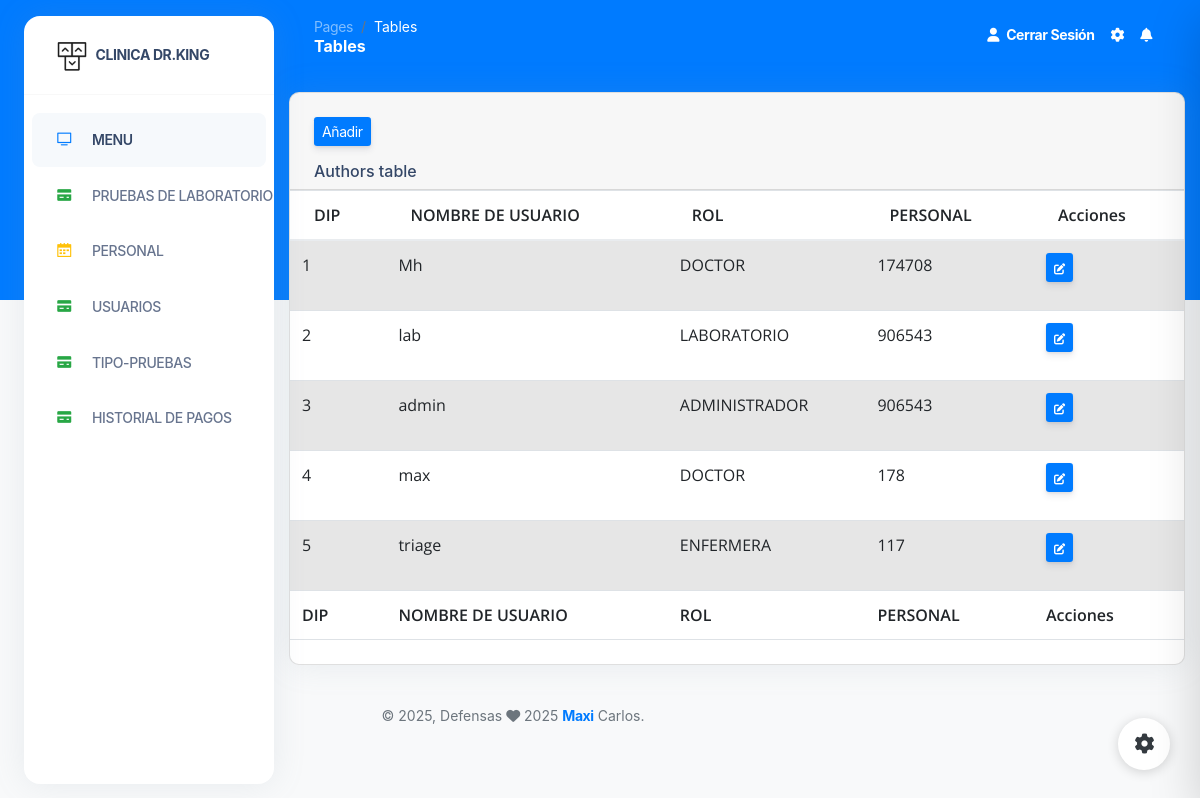
The app's page /ADMINISTRADOR/usuarios.php (signed in) with its own data.
### tables this page shows
CREATE TABLE `usuarios` (
  `id_usuario` int(11) NOT NULL,
  `nombre_usuario` varchar(15) NOT NULL,
  `password_usuario` varchar(60) NOT NULL,
  `id_rol` int(11) NOT NULL,
  `dip_personal` int(11) NOT NULL
);

CREATE TABLE `roles` (
  `id_rol` int(11) NOT NULL,
  `nombre` varchar(15) NOT NULL
);

### componentes/tabla_usuarios.php (the view, shortened to what this page needs)
<?php
   require '../conexion/conexion.php';
   $sqlPacientes = "SELECT * FROM usuarios";
   $pacientes = $conn->query($sqlPacientes);
   ?>
<div class="container-fluid py-4">
    <div class="row">
        <div class="col-12">
            <div class="card mb-4">
                <div class="card-header pb-0">
                    <a href="../ADMINISTRADOR/registrar_usuarios.php" class="btn btn-primary btn-sm">Añadir</a>
                    <h6>Authors table</h6>
                </div>
                <div class="card-body px-0 pt-0 pb-2">
                    <div class="table-responsive p-0">
                        <table id="example" class="table table-striped" style="width:100%">
                            <thead>
                                <th>DIP</th>
                                <th>NOMBRE DE USUARIO</th>
                                <th>ROL</th>
                                <th>PERSONAL</th>
                                <th>Acciones</th>
                            </thead>
                            <tbody>
                                <?php while ($row_pacientes = $pacientes->fetch_assoc()) {  ?>
                                    <tr>
                                        <td> <?= $row_pacientes['id_usuario']; ?></td>
                                        <td> <?= $row_pacientes['nombre_usuario']; ?></td>
                                        <?php
                                           $id_rol = $row_pacientes['id_rol'];
                                           $sqlrol = "SELECT * FROM roles where id_rol=$id_rol";
                                           $sqlresultado = mysqli_query($conn, $sqlrol);
                                           $filaresultado = mysqli_fetch_assoc($sqlresultado);
                                           ?>
                                        <td> <?= $filaresultado['nombre']; ?></td>
                                        <td> <?= $row_pacientes['dip_personal']; ?></td>
                                        <td>
                                            <a href="../ADMINISTRADOR/editar_personal.php?id_personal=<?= $row_pacientes['dip_personal'];  ?>" class="btn btn-sm btn-primary"><i class="fas fa-edit"></i></a>
                                        </td>
                                    </tr>
                                <?php } ?>
                            </tbody>
                            <tfoot>
                                <th>DIP</th>
                                <th>NOMBRE DE USUARIO</th>
                                <th>ROL</th>
                                <th>PERSONAL</th>
                                <th>Acciones</th>
                            </tfoot>
                        </table>
                    </div>
                </div>
            </div>
        </div>
    </div>

### componentes/head.php (style rules this page uses)
.card { border-radius: 10px; background-color: #ffffff; }

### records on screen
usuarios: id_usuario "1", nombre_usuario "Mh", id_rol.nombre "DOCTOR", dip_personal "174708"
usuarios: id_usuario "2", nombre_usuario "lab", id_rol.nombre "LABORATORIO", dip_personal "906543"
usuarios: id_usuario "3", nombre_usuario "admin", id_rol.nombre "ADMINISTRADOR", dip_personal "906543"
usuarios: id_usuario "4", nombre_usuario "max", id_rol.nombre "DOCTOR", dip_personal "178"
usuarios: id_usuario "5", nombre_usuario "triage", id_rol.nombre "ENFERMERA", dip_personal "117"
